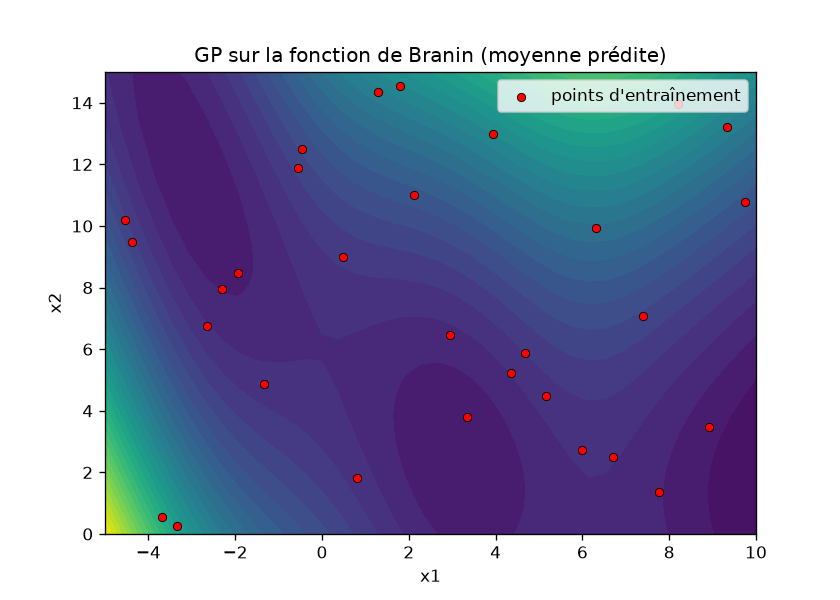

This chart was generated by the following Python code:
"""Demonstration : regression par processus gaussien sur la fonction de Branin.

Entraîne un ``gp_lite.GPRegressor`` (noyau Matérn 5/2 ARD) sur 30 points
LHS de la fonction de Branin, prédit sur une grille de test et écrit la
figure dans ``examples/branin_demo.png`` (backend Agg).
"""
import os
import sys

sys.path.insert(0, os.path.dirname(os.path.dirname(os.path.abspath(__file__))))

import matplotlib
matplotlib.use("Agg")
import matplotlib.pyplot as plt
import numpy as np

from gp_lite import GPRegressor, Matern52ARD


def branin(X):
    """Fonction de Branin (2D)."""
    x1, x2 = X[:, 0], X[:, 1]
    return ((x2 - 5.1 / (4 * np.pi**2) * x1**2 + 5 / np.pi * x1 - 6) ** 2
            + 10 * (1 - 1 / (8 * np.pi)) * np.cos(x1) + 10)


def lhs(n, d, seed=0):
    """Plan factoriel latin (Latin Hypercube Sampling) simple avec NumPy."""
    rng = np.random.default_rng(seed)
    pts = np.empty((n, d))
    for j in range(d):
        idx = rng.permutation(np.arange(n))
        pts[:, j] = (idx + rng.uniform(size=n)) / n
    return pts


def main():
    npoints = 30
    X = lhs(npoints, 2, seed=0) * np.array([15.0, 15.0]) + np.array([-5.0, 0.0])
    y = branin(X)

    gp = GPRegressor(Matern52ARD(lengthscales=np.ones(2), variance=1.0),
                     noise=1e-6, normalize_y=True)
    gp.fit(X, y)

    # Grille de test 2D
    g1 = np.linspace(-5, 10, 40)
    g2 = np.linspace(0, 15, 40)
    G1, G2 = np.meshgrid(g1, g2)
    Xg = np.column_stack([G1.ravel(), G2.ravel()])
    mean, std = gp.predict(Xg, return_std=True)
    rmse = float(np.sqrt(np.mean((mean.ravel() - branin(Xg)) ** 2)))
    print("RMSE sur la grille 40x40 :", rmse)
    print("Hyperparamètres : lengthscales =", gp.kernel.lengthscales,
          "variance =", gp.kernel.variance, "noise =", gp.noise)

    fig, ax = plt.subplots(figsize=(7, 5))
    ax.contourf(G1, G2, mean.reshape(40, 40), levels=30, cmap="viridis")
    ax.scatter(X[:, 0], X[:, 1], c="red", s=25, edgecolors="black",
               linewidths=0.5, label="points d'entraînement")
    ax.set_xlabel("x1")
    ax.set_ylabel("x2")
    ax.set_title("GP sur la fonction de Branin (moyenne prédite)")
    ax.legend(loc="upper right")
    out = os.path.join(os.path.dirname(os.path.abspath(__file__)), "branin_demo.png")
    fig.savefig(out, dpi=120)
    print("Figure écrite dans :", out)


if __name__ == "__main__":
    main()
